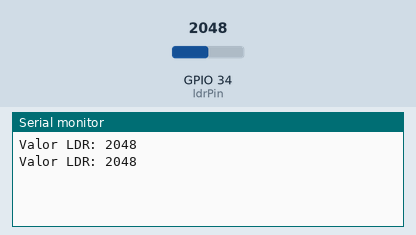
Recording of a sketch running on a simulated ESP32. Parts: the last lines printed to the serial monitor. The test bench sets the inputs (shaded band); at power-on: GPIO 34 (ldrPin) = 2048.

Above: at 2.8 s.
2.9 s: GPIO 34 (ldrPin) set to 2866
At 4.5 s:
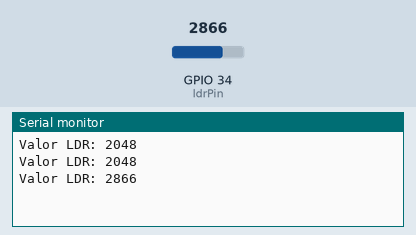
5.6 s: GPIO 34 (ldrPin) set to 3603
At 7.2 s:
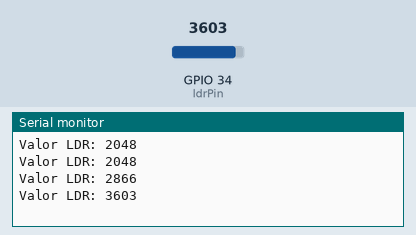
Timing chart, 0 to 8.7 s (numbered marks = the images above; inputs shaded):
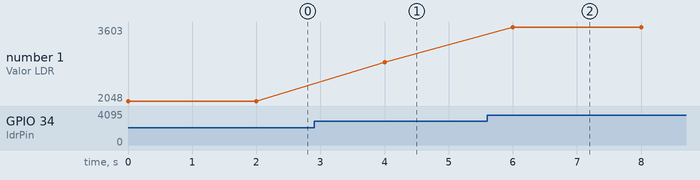

The sketch:

issue1.ino
```cpp
#include <dummy.h>

int ldrPin = 34;   // Pin ADC (GPIO34)
int valorLDR = 0;

void setup() {
  Serial.begin(115200); // ESP32 usa mejor 115200
}

void loop() {
  valorLDR = analogRead(ldrPin); // Lee valor (0 - 4095)

  Serial.print("Valor LDR: ");
  Serial.println(valorLDR);

  delay(2000); // 2 segundos
}
```

Measured:
- after the input at 2.9 s, the serial monitor: prints a new line after 1.1 s (image 1)
- after the input at 5.6 s, the serial monitor: prints a new line after 0.40 s (image 2)
- plotted number 1: 2048 → 2866 after the input at 2.9 s, 2866 → 3603 after the input at 5.6 s
